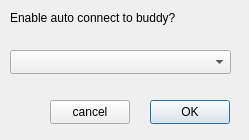
<?xml version="1.0" encoding="UTF-8"?>
<ui version="4.0">
 <class>autoconnectdialog</class>
 <widget class="QDialog" name="autoconnectdialog">
  <property name="geometry">
   <rect>
    <x>0</x>
    <y>0</y>
    <width>249</width>
    <height>140</height>
   </rect>
  </property>
  <property name="windowTitle">
   <string>Dialog</string>
  </property>
  <widget class="QPushButton" name="pushButtonOk">
   <property name="geometry">
    <rect>
     <x>150</x>
     <y>100</y>
     <width>80</width>
     <height>24</height>
    </rect>
   </property>
   <property name="text">
    <string>OK</string>
   </property>
  </widget>
  <widget class="QPushButton" name="pushButtonCancel">
   <property name="geometry">
    <rect>
     <x>50</x>
     <y>100</y>
     <width>80</width>
     <height>24</height>
    </rect>
   </property>
   <property name="text">
    <string>cancel</string>
   </property>
   <property name="autoDefault">
    <bool>false</bool>
   </property>
  </widget>
  <widget class="QComboBox" name="comboBox">
   <property name="geometry">
    <rect>
     <x>10</x>
     <y>50</y>
     <width>221</width>
     <height>24</height>
    </rect>
   </property>
  </widget>
  <widget class="QLabel" name="label">
   <property name="geometry">
    <rect>
     <x>10</x>
     <y>10</y>
     <width>281</width>
     <height>16</height>
    </rect>
   </property>
   <property name="text">
    <string>Enable auto connect to buddy?</string>
   </property>
  </widget>
 </widget>
 <resources/>
 <connections/>
</ui>
